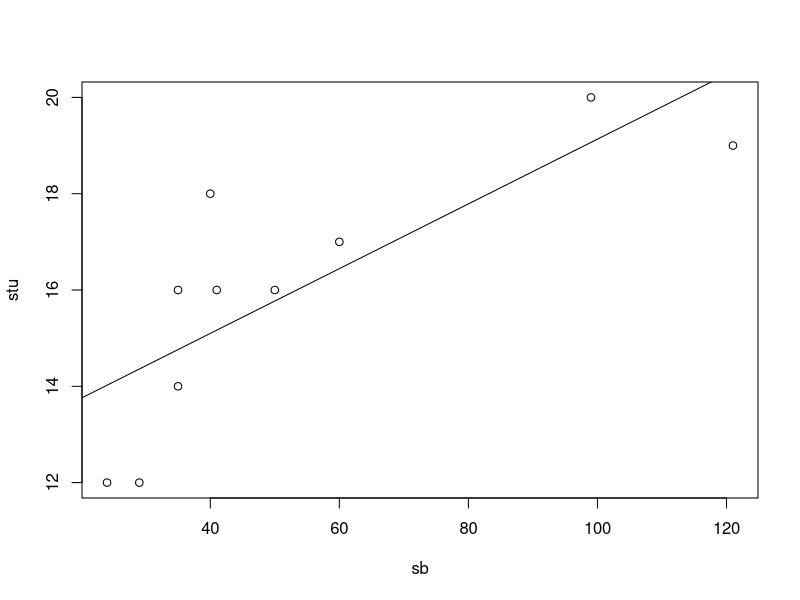
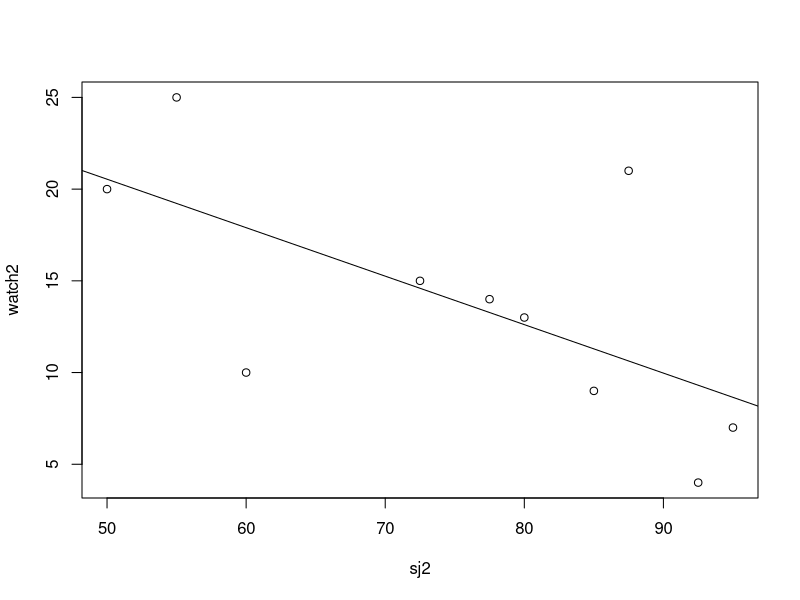
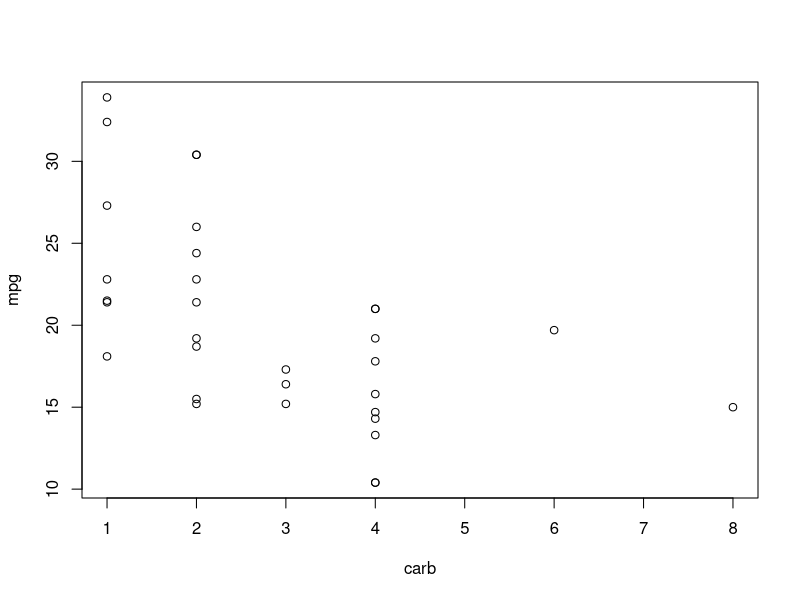
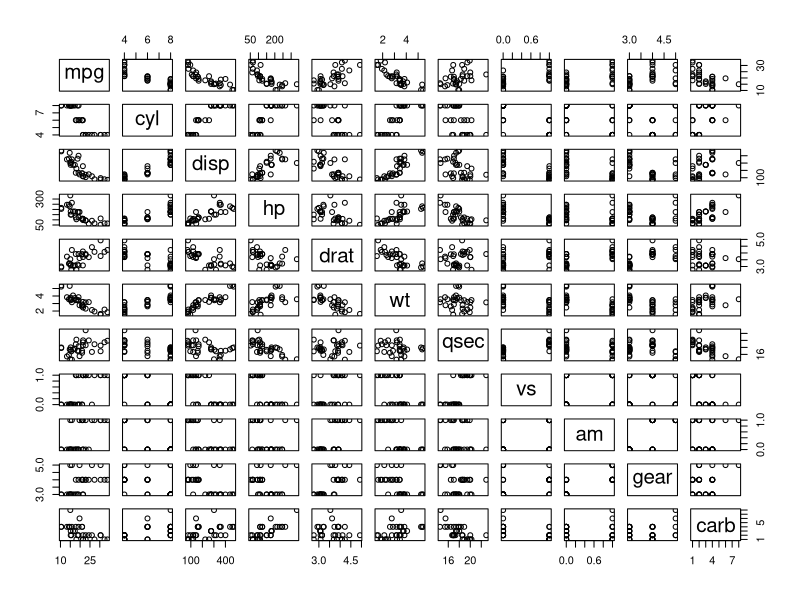
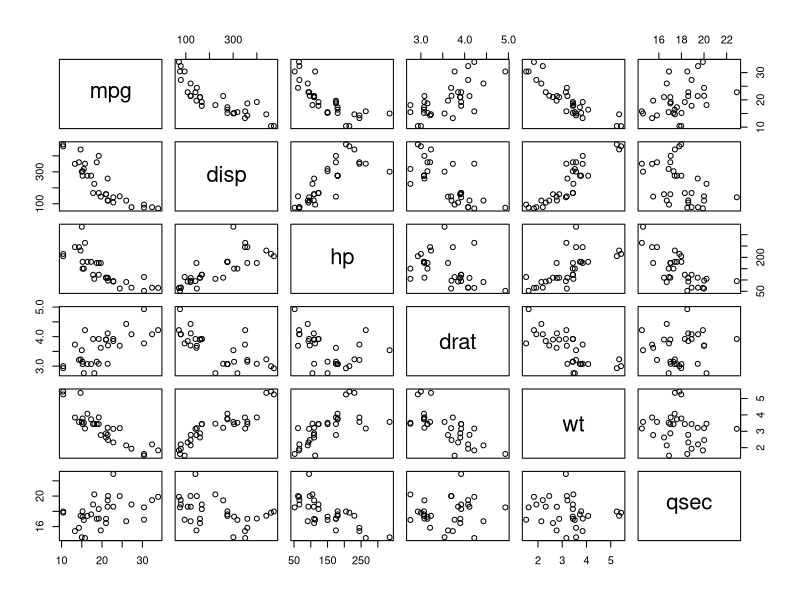
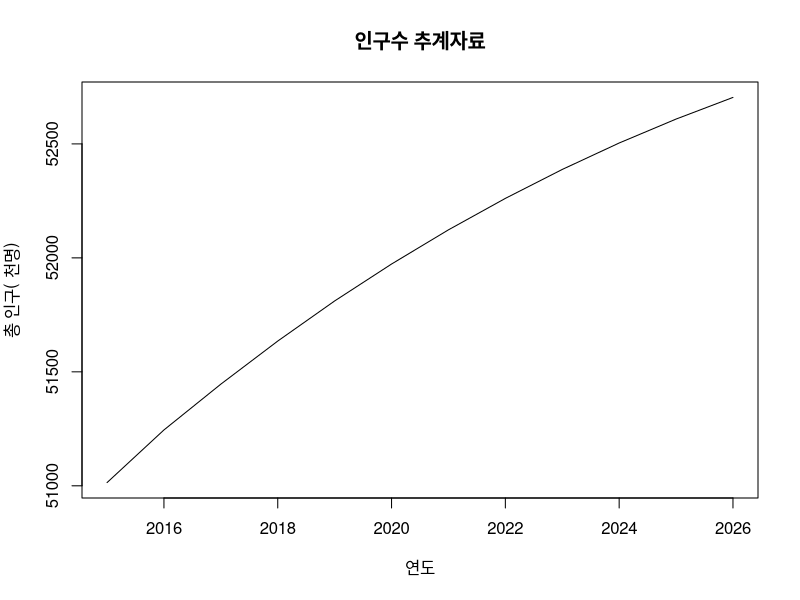
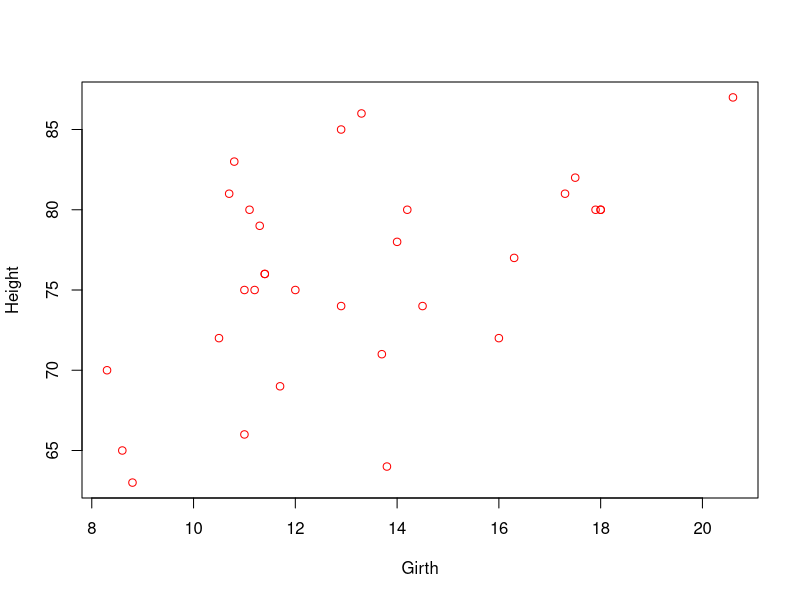
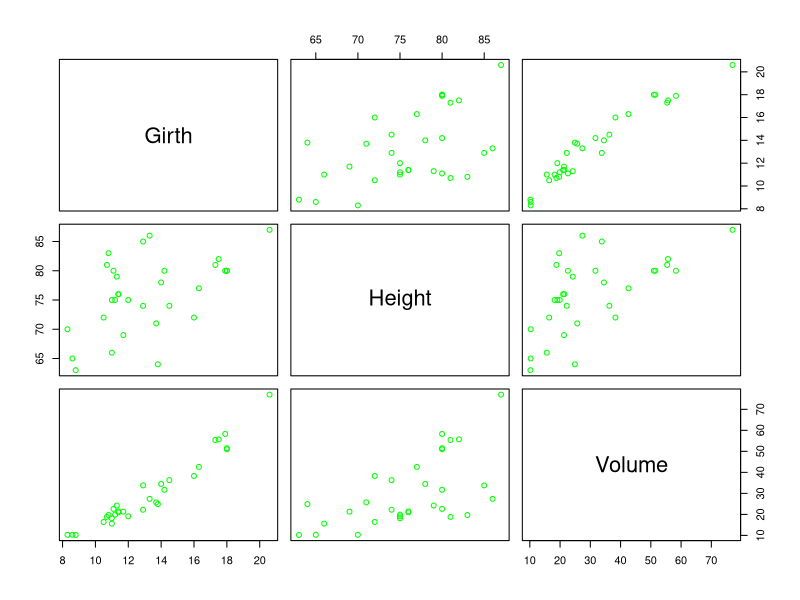

These charts were generated, in order, by the following R code:
# * 실습 결과를 R Script file로 제출
# * R Script file 이름은 "영문본인이름_제출일날짜.R" 부여하여 제출
# * R Script file의 처음에 주석으로 본인 이름과 작성일/제출일 기록
# 
# 문1)
# 다음은 직장인 10명의 수입과 교육받은 기간을 조사한 자료이다. 산점도와 상관계수를 구하고, 
# 수입과 교육기간 사이에 어떤 상관관계가 있는지 설명하시오.
# 
# 수입 	 121 99 41 35 40 29 35 24 50 60
# 교육기간 19  20 16 16 18 12 14 12 16 17
# 
sb <- c(121, 99, 41, 35, 40, 29, 35, 24, 50, 60)
stu <- c(19, 20, 16, 16, 18, 12, 14, 12, 16, 17)
uni <- data.frame(sb,stu)
uni
plot(stu~sb, data=uni)

uni2 <- lm(stu~sb, data=uni)
abline(uni2)
cor(uni)

# 교육기간이 길어질 수록 수입이 많아 지는 것을 볼 수 있다. 
#또한 상관관계가 약 0.8로 매우 높아 이 두 변수는 매우 상관관계가 높은것으로 볼 수 있다. 





# 문2)
# 다음은 대학생 10명의 성적과 주당 TV 시청시간을 조사한 자료이다. 산점도와 상관계수를 구하고, 
# 성적과 TV 시청시간 사이에 어떤 상관관계가 있는지 설명하시오.
# 
# 성적 	 77.5 60 50 95 55 85 72.5 80 92.5 87.5
# 시청시간 14   10 20  7 25  9 15   13  4   21
# 
sj2 <- c(77.5, 60, 50, 95, 55, 85, 72.5, 80, 92.5, 87.5)
watch2 <- c(14, 10, 20, 7, 25,9,15,13,4,21)
uuni <- data.frame(sj2,watch2)
uuni
plot(watch2~sj2,data = uuni)

uuni2 <- lm(watch2~sj2, data=uuni)
abline(uuni2)
cor(uuni)
#둘의 상관관계가 음으로 -0.6정도로 음쪽으로 매우 관계가 높은것을 볼 수 있다. 또한 회귀선도 이와 같은 형태로 되어 있으므로 성적이 높은 학생일 수록  tv시청 시간이 적을것을 알 수 있다. 


# 문3) 
# R에서 제공하는 mtcars 데이터셋에서 mpg와 다른 변수들 간의 상관계수를
# 구하시오. 어느 변수가 mpg와 가장 상관성이 높은지 산점도와 함께 설명하시오.			
# 
mtcars
mpg <- mtcars$mpg
cor(mtcars,mpg)
plot(mpg~carb,data = mtcars)

pairs(mtcars)
cor(mtcars,mpg)
#factor 형태의 것들을 제거하면
mttt <- mtcars[c('mpg','disp','hp','drat','wt','qsec')]
pairs(mttt)
cor(mttt)
cor(mpg,mtcars)
#선점도는 음의 방향으로 wt가 가장높다. 
str(mtcars)


# 문4)
# 다음은 2015년부터 2026년도까지의 예상 인구수 추계자료이다. 연도를 x
# 축으로 하여 선그래프를 작성하시오.
# 
# 연도		총인구 (천명)		연도		총인구 (천명)
# 2015		51014				2021		52123
# 2016		51245				2022		52261
# 2017		51446				2023		52388
# 2018		51635				2024		52504
# 2019		51811				2025		52609
# 2020		51973				2026		52704
# 
year <- (2015:2026)
year
pop <- c(51014,51245,51446,51635,51811,51973,52123,52261,52388,52504,52609,52704)
pop

plot(year,pop,main='인구수 추계자료',
     type='l',lty=1,lwd=1,
     xlab='연도',ylab='총 인구( 천명)')


# 문5)
# R에서 제공하는 trees 데이터셋에 대해 다음 문제를 해결하기 위한 R 코
# 드를 작성하시오.
# 
# (1) 나무의 지름(Girth)과 높이(Height)에 대해 산점도와 상관계수를 보이시오.
# (2) trees 데이터셋에 존재하는 3개 변수 간의 산점도와 상관계수를 보이시오.


trees
tr <- trees[, c('Girth','Height')]
tr
plot(tr,col='red')

cor(tr)

plot(trees,col='green')
cor(trees)
